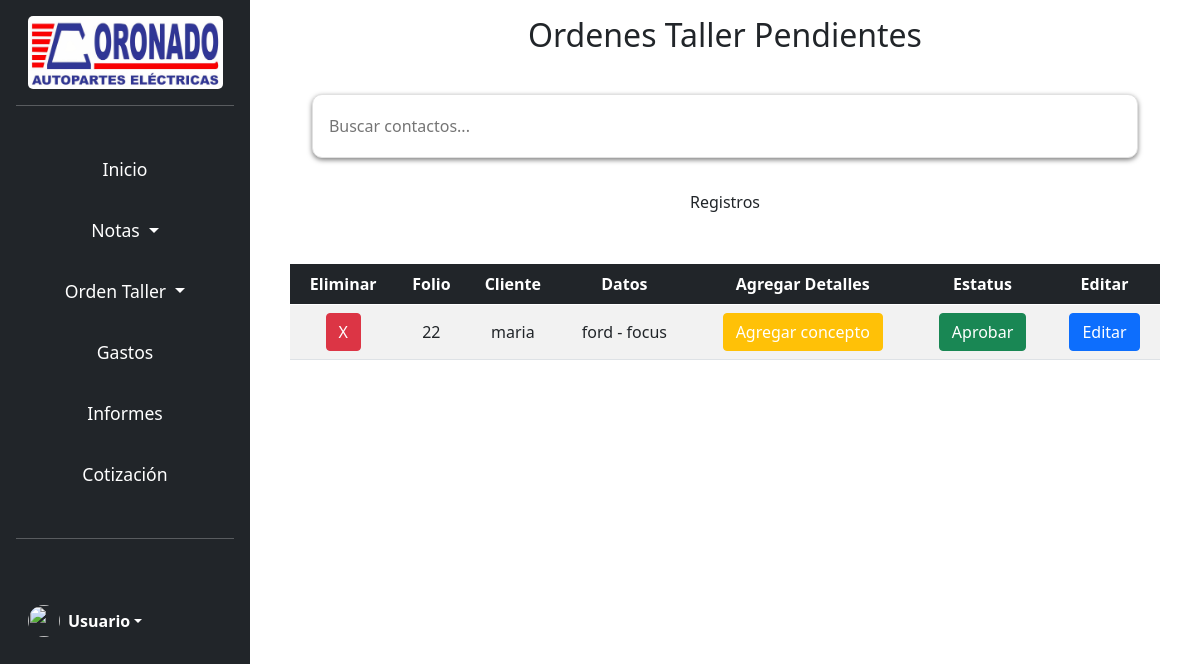
Page /ordenes-pendientes.php (signed in) on the committed database.
### tables this page shows
CREATE TABLE `ordenes` (
  `folio` int(11) NOT NULL,
  `nombre` varchar(60) DEFAULT NULL,
  `telefono` varchar(15) DEFAULT NULL,
  `marca` varchar(20) DEFAULT NULL,
  `modelo` varchar(15) DEFAULT NULL,
  `mecanico` varchar(30) DEFAULT NULL,
  `autorizados` varchar(100) DEFAULT NULL,
  `fecha` date DEFAULT NULL,
  `hora` varchar(10) DEFAULT NULL,
  `fechasalida` date DEFAULT NULL,
  `estatus` varchar(15) DEFAULT NULL,
  `tipo` varchar(15) DEFAULT NULL,
  `garantiadate` date DEFAULT NULL
);

### includes/funciones/funciones.php (called while the page is built, shortened)
<?php
function ordenespendientes()
{
    include 'bd.php';
    try {
        return $conn->prepare("SELECT * from ordenes WHERE estatus IS NULL OR estatus = 'pendiente' OR estatus ='Encurso';");
    } catch (Exception $e) {
        echo "Error!" . $e->getMessage();
        return false;
    }
}

### includes/tabla-ordenesp.php (the view)
<div class="contenedor-contactos text-center">
    <h2 class="text-center">Ordenes Taller Pendientes</h2>
    <input class="buscador sombra" type="text" id="buscarpendientes" placeholder="Buscar contactos...">
    <p class="total-contactos text-center"><span></span>Registros</p>
</div>
<div class="container tab">
    <div class=" container table-responsive contenedor-tabla" style="margin-top: 50px;">
        <table class="table table-striped table-responsive" id="detalles-list" style="width: 100%;">
            <thead class="table-dark">
                <tr>
                    <th class="text-center">Eliminar</th>
                    <th class="text-center">Folio</th>
                    <th class="text-center">Cliente</th>
                    <th class="text-center">Datos</th>
                    <th class="text-center">Agregar Detalles</th>
                    <th class="text-center">Estatus</th>
                    <th class="text-center">Editar</th>
                </tr>
            </thead>
            <tbody>
                <?php
                $ordenes = ordenespendientes();
                $ordenes->execute();
                $lista = $ordenes->fetchAll(PDO::FETCH_ASSOC);
                $rows = $ordenes->rowCount();
                if ($rows) {
                    foreach ($lista as $orden) {
                ?>
                        <tr>
                            <td class="align-middle text-center">
                                <button class="btn btn-danger" data_id="<?php echo $orden['folio']; ?>">
                                    X
                                </button>
                            </td>
                            <td class="align-middle text-center"><?php echo $orden['folio']; ?></td>
                            <td class="align-middle text-center"><?php echo $orden['nombre']; ?>
                            <td class="align-middle text-center"><?php echo $orden['marca'] . " - " . $orden['modelo']; ?></td>
                            <td class="align-middle text-center">
                                <button class="btn btn-warning">
                                    <a style="text-decoration: none; color:white;" class="detalles" href="./detalleorden.php?id=<?php echo $orden['folio']; ?>">Agregar concepto</a>
                                </button>
                            </td>
                            <td class="align-middle text-center">
                                <button s-status="<?php echo $orden['estatus']; ?>" class="btn btn btn-success" data_id="<?php echo $orden['folio']; ?>">
                                    <?php
                                    if ($orden['estatus'] == '') {
                                        echo "Aprobar";
                                    } elseif ($orden['estatus'] == 'Encurso') {
                                        echo "En curso";
                                    } else {
                                        echo "Listo";
                                    }
                                    ?>
                                </button>
                            </td>
                            <td class="align-middle text-center">
                                <button class="btn btn-primary">
                                    <a style="text-decoration: none; color:white;" class="detalles" href="./generarOrden.php?id=<?php echo $orden['folio']; ?>&accion=Editar">Editar</a>
                                </button>
                            </td>
                        </tr>
                <?php
                    }
                }
                ?>
            </tbody>
        </table>
    </div>
</div>

### css/style.css (style rules this page uses)
* { padding: 0; margin: 0; box-sizing: border-box; }
.buscador { width: 90%; height: 4rem; padding: 1rem; border: 1px solid #e1e1e1; margin: 2rem 0; }
.sombra { -webkit-box-shadow: 0px 2px 5px 0px rgba(0, 0, 0, 0.5); -moz-box-shadow: 0px 2px 5px 0px rgba(0, 0, 0, 0.5); box-shadow: 0px 2px 5px 0px rgba(0, 0, 0, 0.5); border-radius: 10px; }

### rows in the picture
ordenes: folio "22", nombre "maria", marca "ford", modelo "focus", shows "Aprobar"
